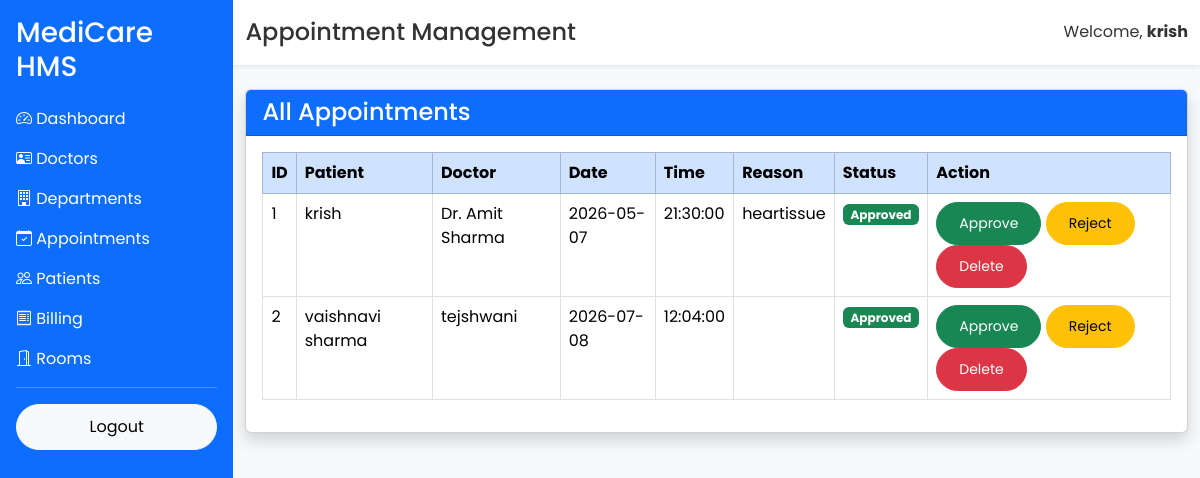
The page /admin/appointments (signed in) on the database its author committed.
### app/models/user.py (models this page shows, shortened)
class User(UserMixin, db.Model):
    __tablename__ = "users"
    id = db.Column(db.Integer, primary_key=True)
    full_name = db.Column(db.String(100), nullable=False)
    email = db.Column(db.String(120), unique=True, nullable=False)
    phone = db.Column(db.String(15), unique=True, nullable=True)
    password = db.Column(db.String(255), nullable=False)
    role = db.Column(db.String(20), default="patient")
    is_active = db.Column(db.Boolean, default=True)
    created_at = db.Column(db.DateTime, server_default=db.func.now())

### app/models/appointment.py (models this page shows)
class Appointment(db.Model):
    __tablename__ = "appointments"
    id = db.Column(db.Integer, primary_key=True)
    patient_id = db.Column(
        db.Integer,
        db.ForeignKey("users.id"),
        nullable=False
    )
    doctor_id = db.Column(
        db.Integer,
        db.ForeignKey("doctors.id"),
        nullable=False
    )
    appointment_date = db.Column(
        db.Date,
        nullable=False
    )
    appointment_time = db.Column(
        db.Time,
        nullable=False
    )
    reason = db.Column(db.Text)
    status = db.Column(
        db.String(20),
        default="Pending"
    )
    created_at = db.Column(
        db.DateTime,
        server_default=db.func.now()
    )
    patient = db.relationship(
        "User",
        foreign_keys=[patient_id]
    )
    doctor = db.relationship(
        "Doctor",
        foreign_keys=[doctor_id]
    )

### app/models/doctor.py (models this page shows, shortened)
class Doctor(db.Model):
    __tablename__ = "doctors"
    id = db.Column(db.Integer, primary_key=True)
    full_name = db.Column(db.String(100), nullable=False)
    specialization = db.Column(db.String(100), nullable=False)
    email = db.Column(db.String(120), unique=True)
    phone = db.Column(db.String(15))
    qualification = db.Column(db.String(100))
    experience = db.Column(db.Integer)
    consultation_fee = db.Column(db.Float)
    created_at = db.Column(
        db.DateTime,
        server_default=db.func.now()
    )

### app/routes/admin.py (the view)
@admin.route("/admin/appointments")
@login_required
def appointment_list():
    appointments = Appointment.query.all()
    return render_template(
        "admin/appointments.html",
        appointments=appointments
    )

### app/templates/admin/appointments.html (shortened to what this page needs)
{% extends "layout/dashboard_base.html" %}
{% block page_title %}
Appointment Management
{% endblock %}
{% block content %}
<div class="card shadow">
    <div class="card-header bg-primary text-white">
        <h4 class="mb-0">
            All Appointments
        </h4>
    </div>
    <div class="card-body">
        <table class="table table-bordered table-hover">
            <thead class="table-primary">
                <tr>
                    <th>ID</th>
                    <th>Patient</th>
                    <th>Doctor</th>
                    <th>Date</th>
                    <th>Time</th>
                    <th>Reason</th>
                    <th>Status</th>
                    <th>Action</th>
                </tr>
            </thead>
            <tbody>
            {% for appointment in appointments %}
                <tr>
                    <td>{{ appointment.id }}</td>
                    <td>{{ appointment.patient.full_name }}</td>
                    <td>{{ appointment.doctor.full_name }}</td>
                    <td>{{ appointment.appointment_date }}</td>
                    <td>{{ appointment.appointment_time }}</td>
                    <td>{{ appointment.reason }}</td>
                    <td>
                        {% if appointment.status == "Pending" %}
                            <span class="badge bg-warning text-dark">
                                Pending
                            </span>
                        {% elif appointment.status == "Approved" %}
                            <span class="badge bg-success">
                                Approved
                            </span>
                        {% else %}
                            <span class="badge bg-danger">
                                Rejected
                            </span>
                        {% endif %}
                    </td>
                    <td>
                        <a href="/admin/appointments/approve/{{ appointment.id }}"
                           class="btn btn-success btn-sm">
                            Approve
                        </a>
                        <a href="/admin/appointments/reject/{{ appointment.id }}"
                           class="btn btn-warning btn-sm">
                            Reject
                        </a>
                        <a href="/admin/appointments/delete/{{ appointment.id }}"
                           class="btn btn-danger btn-sm"
                           onclick="return confirm('Delete this appointment?')">
                            Delete
                        </a>
                    </td>
                </tr>
            {% else %}
                <tr>
                    <td colspan="8" class="text-center">
                        No Appointments Found
                    </td>
                </tr>
            {% endfor %}
            </tbody>
        </table>
    </div>
</div>
{% endblock %}

### app/templates/layout/dashboard_base.html (shortened to what this page needs)
<!DOCTYPE html>
<html lang="en">
<head>
<link href="https://cdn.jsdelivr.net/npm/bootstrap@5.3.3/dist/css/bootstrap.min.css" rel="stylesheet">
<link href="https://cdn.jsdelivr.net/npm/bootstrap-icons@1.11.3/font/bootstrap-icons.min.css" rel="stylesheet">
<link rel="stylesheet"
href="{{ url_for('static', filename='css/style.css') }}">
</head>
<body class="bg-light">
<div class="d-flex">
    <div class="bg-primary text-white p-3 vh-100" style="width:260px;">
        <h3 class="mb-4">
            MediCare HMS
        </h3>
        <a href="/admin/dashboard" class="d-block text-white text-decoration-none mb-3">
    <i class="bi bi-speedometer2"></i> Dashboard
</a>
<a href="/admin/doctors" class="d-block text-white text-decoration-none mb-3">
    <i class="bi bi-person-vcard"></i> Doctors
</a>
<a href="/admin/departments" class="d-block text-white text-decoration-none mb-3">
    <i class="bi bi-building"></i> Departments
</a>
<a href="/admin/appointments" class="d-block text-white text-decoration-none mb-3">
    <i class="bi bi-calendar-check"></i> Appointments
</a>
<a href="/admin/patients" class="d-block text-white text-decoration-none mb-3">
    <i class="bi bi-people"></i> Patients
</a>
<a href="/admin/billing" class="d-block text-white text-decoration-none mb-3">
    <i class="bi bi-receipt"></i> Billing
</a>
<a href="/admin/rooms" class="d-block text-white text-decoration-none mb-3">
    <i class="bi bi-door-open"></i> Rooms
</a>
        <hr>
        <a href="/logout" class="btn btn-light w-100">
            Logout
        </a>
    </div>
    <div class="flex-grow-1">
        <nav class="navbar navbar-light bg-white shadow-sm">
            <div class="container-fluid">
                <h4 class="mb-0">
                    {% block page_title %}{% endblock %}
                </h4>
                <span>
                    Welcome,
                    <strong>{{ current_user.full_name }}</strong>
                </span>
            </div>
        </nav>
        <div class="container-fluid mt-4">
            {% block content %}
            {% endblock %}
        </div>
    </div>
</div>
</body>
</html>

### app/static/css/style.css (style rules this page uses)
* { margin:0; padding:0; box-sizing:border-box; font-family:'Poppins',sans-serif; }
body { background:#f5f8fc; color:#333; }
.navbar { transition:.4s; padding:18px 0; }
.btn { border-radius:50px; padding:10px 22px; }

### rows shown on the page
User: full_name "krish"
Appointment: id "1", patient.full_name "krish", doctor.full_name "Dr. Amit Sharma", appointment_date "2026-05-07", appointment_time "21:30:00", reason "heartissue", status "Approved"
Appointment: id "2", patient.full_name "vaishnavi sharma", doctor.full_name "tejshwani", appointment_date "2026-07-08", appointment_time "12:04:00", status "Approved"
